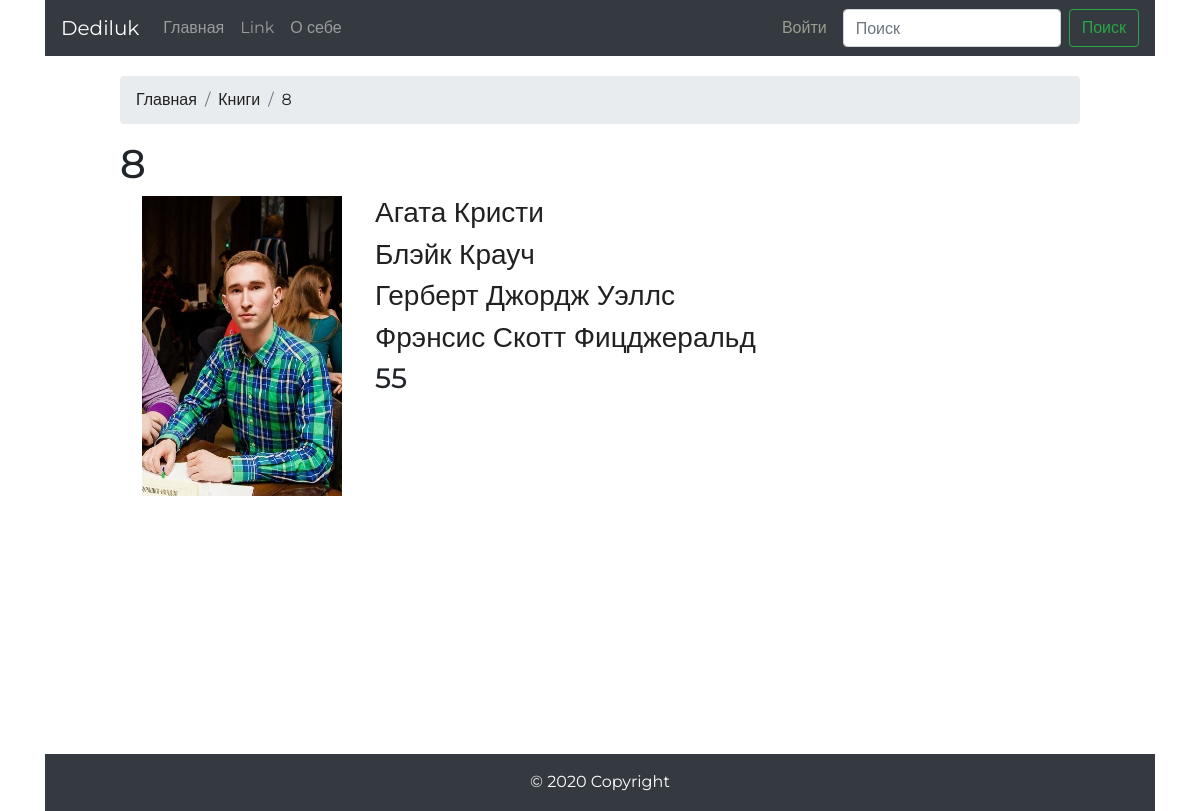
The page /mybooks/38/ on the database its author committed.
### mybooks/models.py (models this page shows, shortened)
class Book(models.Model):
    title = models.CharField('Название', max_length=150, blank=False)
    description = models.TextField('Описание')
    image = models.ImageField('Изображение', upload_to='book/')
    author_name = models.ManyToManyField(Author, verbose_name='Авторы', related_name="books_author")
    def Meta(self):
        verbose_name = 'Книга'
        verbose_name_plural = 'Книги'
    class Meta:
        ordering = ['title']

class Author(models.Model):
    name = models.CharField('Имя', max_length=150)
    image = models.ImageField('Изображение', upload_to='author/')
    def Meta(self):
        verbose_name = 'Автор'
        verbose_name_plural = 'Авторы'
    class Meta:
        ordering = ['name']

### mybooks/views.py (the view)
# urls.py: path('/<int:pk>/', BookDetail.as_view(), name='book_detail'),
class BookDetail(DetailView):
    model = Book
    template_name = 'mybooks/book_detail.html'

### templates/mybooks/book_detail.html (shortened to what this page needs)
{% extends "base.html" %}
{% block breadcrumbs %}
    <nav aria-label="breadcrumb">
      <ol class="breadcrumb">
        <li class="breadcrumb-item"><a href="{% url 'catalog:main_page'%}">Главная</a></li>
        <li class="breadcrumb-item"><a href="{% url 'mybooks:index' %}">Книги</a></li>
        <li class="breadcrumb-item active" aria-current="page"><a href="{% url 'mybooks:book_detail' book.id%}">{{book.title}}</a></li>
      </ol>
    </nav>
{% endblock %}
{% block content %}
<div class="book_detail">
    <h1>{{ book.title }}</h1>
    <div class="book_image_div">
        <img class='book_image' src="{{ book.image.url }}">
    </div>
    <div class="book_description">
        {% for author in book.author_name.all %}
        <a href="{% url 'mybooks:author_detail' author.id %}"><h3 class="author_name">{{ author.name }}</h3></a>
        {% endfor %}
        <h3 class="book_description_description">{{ book.description }}</h3>
    </div>
</div>
{% endblock content %}

### static/css/style.css (style rules this page uses)
* { margin: 0; padding: 0; }
html,body { height: 100%; font-family: 'Montserrat', sans-serif; }
.book_image, .author_image { height:300px; width: 200px; float: left; }
.book_image_div, .author_image_div { height:300px; width: 200px; float:left; margin-left: 22px; }
.book_description { margin-left: 255px; }

### rows shown on the page
Book: title "8", image (picture), description "55"
Author: name "Агата Кристи"
Author: name "Блэйк Крауч"
Author: name "Герберт Джордж Уэллс"
Author: name "Фрэнсис Скотт Фицджеральд"
